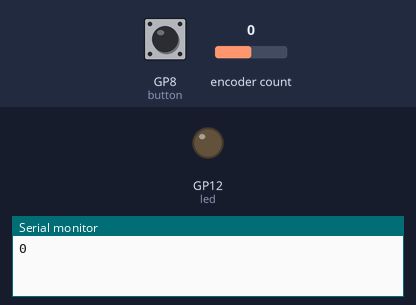
The program below on a simulated Raspberry Pi Pico. On the bench: output pins drawn as LEDs (lit = HIGH), the last lines printed to the serial monitor. Inputs (shaded band) come from the test bench; at power-on: GP8 (button) HIGH, encoder count 0.

Above: at 1.2 s.
1.3 s: GP8 (button) pulled LOW for 0.15 s
At 1.75 s:
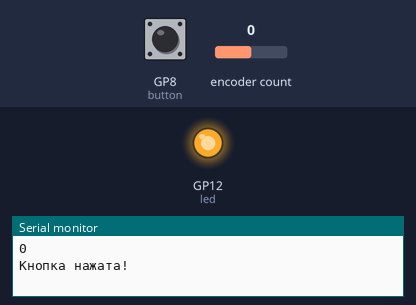
4.9 s: GP8 (button) pulled LOW for 3.2 s
At 9.3 s:
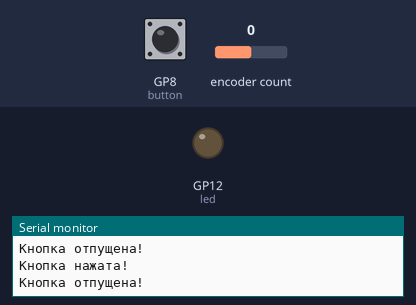
Timing chart, 0 to 10.8 s (numbered marks = the images above; inputs shaded):
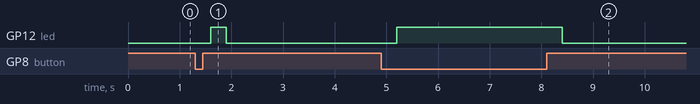

The program:

main.cpp
```cpp
#include <Arduino.h>
#include "RotaryEncoder.h"

#define encPin1 21
#define encPin2 22
#define button 8
#define led 12

RotaryEncoder encoder(encPin1, encPin2, RotaryEncoder::LatchMode::FOUR3);

static int pos = 0;
int newPos;

static int buttonState = 1;
int newButtonState;

void setup() {
  pinMode(button, INPUT_PULLUP);
  pinMode(led, OUTPUT);

  Serial.begin(115200);
  Serial.println(pos);
}

void loop() {
  encoder.tick();
  newPos = encoder.getPosition();

  if(pos != newPos){
    Serial.print(" pos:");
    Serial.print(newPos);
    Serial.print(" dir:");
    Serial.print((int)(encoder.getDirection()));
    Serial.print("\n");

    pos = newPos;
  }

  newButtonState = digitalRead(button);
  if (buttonState != newButtonState) {
    delay (300);
    buttonState = newButtonState;
    if (buttonState == LOW) {
      digitalWrite(led, HIGH);
      Serial.println("Кнопка нажата!");
    } else {
      digitalWrite(led, LOW);
      Serial.println("Кнопка отпущена!");
    }
  }

}
```

Measured:
- after the input at 1.3 s, GP12 (led): LOW → HIGH after 0.30 s, → LOW 0.30 s later
- after the input at 4.9 s, GP12 (led): LOW → HIGH after 0.30 s, → LOW 3.2 s later
